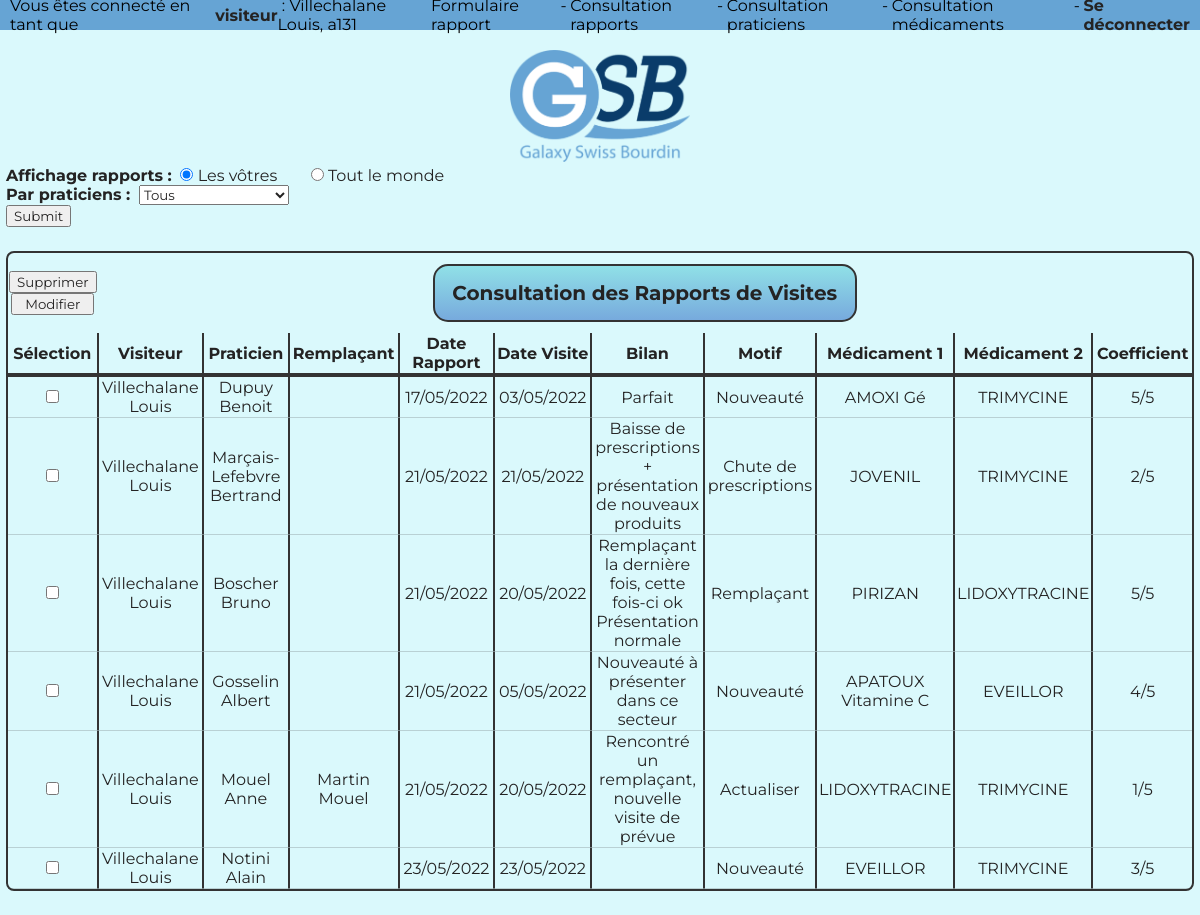
/visiteur/consultRapport.php (signed in), run on the app's committed database.
### tables this page shows
CREATE TABLE `visiteurs` (
  `visMatricule` varchar(10) NOT NULL,
  `visNom` text NOT NULL,
  `visPrenom` text NOT NULL,
  `visAdresse` text NOT NULL,
  `visCP` int(5) NOT NULL,
  `visVille` text NOT NULL,
  `visDateEmbauche` date NOT NULL
);

CREATE TABLE `rapportVisite` (
  `rapID` int(11) NOT NULL,
  `visMatricule` varchar(10) NOT NULL,
  `praID` int(11) NOT NULL,
  `remplaNom` text DEFAULT NULL,
  `rapDateRapport` timestamp NOT NULL DEFAULT '0000-00-00 00:00:00' ON UPDATE current_timestamp(),
  `rapDateVisite` date NOT NULL,
  `rapBilan` text NOT NULL,
  `rapMotif` text NOT NULL,
  `rapProduit1` varchar(10) NOT NULL,
  `rapProduit2` varchar(10) NOT NULL,
  `rapCoefConf` enum('1','2','3','4','5') NOT NULL
);

CREATE TABLE `praticiens` (
  `praID` int(11) NOT NULL,
  `praNom` text NOT NULL,
  `praPrenom` text NOT NULL,
  `praAdresse` text NOT NULL,
  `praCP` int(11) NOT NULL,
  `praVille` text NOT NULL,
  `praType` varchar(3) NOT NULL
);

CREATE TABLE `medicaments` (
  `medDepotlegal` varchar(10) NOT NULL,
  `medNomcommercial` text NOT NULL,
  `famCode` varchar(3) DEFAULT NULL,
  `medComposition` text NOT NULL,
  `medEffets` text NOT NULL,
  `medContreindic` text NOT NULL,
  `medPrixechantillon` float DEFAULT NULL
);

### visiteur/consultRapport.php (the view, shortened to what this page needs)
<?php
include("../includes/historique.inc.php");
if (!isset($_SESSION['reqSQLConsult'])) {
    $visMat = $_SESSION['IDuser'];
    $reqSQLconsultRap = "SELECT * FROM rapportVisite WHERE visMatricule='$visMat'";
    $resBDrapport = $connexion->query($reqSQLconsultRap);
    $rapportAll = $resBDrapport->fetchAll();
} else {
    $reqSQLconsultRap = $_SESSION['reqSQLConsult'];
    $resBDrapport = $connexion->query($reqSQLconsultRap);
    $rapportAll = $resBDrapport->fetchAll();
    unset($_SESSION['reqSQLConsult']);
}
?>
<!DOCTYPE html>
<html lang="fr">
<head>
    <link rel="stylesheet" type="text/css" href="../assets/css/css.css">
</head>
<body>
    <?php
    include("../includes/nav.inc.php");
    include("../includes/headerGSB.inc.php");
    include("filtrageRapportForm.php");
    ?>
    <form method='POST' name='supprRapport'>
        <table id="tableConsultRap">
            <thead>
                <tr>
                    <th colspan="1"><button formaction='supprRapport.php' onclick="return verifSuppression(this)">Supprimer</button><br><button formaction='modifRapportForm.php' style=" padding: 1px 12px;">Modifier</button></th>
                    <th colspan="10">
                        <div id="titreCR">Consultation des Rapports de Visites
                    </th>
                </tr>
                <tr>
                    <th class='BborderR'>Sélection</th>
                    <th width="150px" class='BborderM'>Visiteur</th>
                    <th width="150px" class='BborderM'>Praticien</th>
                    <th width="150px" class='BborderM'>Remplaçant</th>
                    <th width="150px" class='BborderM'>Date Rapport</th>
                    <th width="150px" class='BborderM'>Date Visite</th>
                    <th width="150px" class='BborderM'>Bilan</th>
                    <th width="150px" class='BborderM'>Motif</th>
                    <th width="150px" class='BborderM'>Médicament 1</th>
                    <th width="150px" class='BborderM'>Médicament 2</th>
                    <th width="150px" class='BborderL'>Coefficient</th>
                </tr>
            </thead>
            <?php
            foreach ($rapportAll as $occurence) {
                $dateRapport = date_format(new DateTime($occurence[4]), 'd/m/Y');
                $dateVisite = date_format(new DateTime($occurence[5]), 'd/m/Y');
                $visMatricule = $occurence[1];
                $reqSQLvisiteur = "SELECT * FROM visiteurs WHERE visMatricule ='$visMatricule'";
                $resBDvisiteur = $connexion->query($reqSQLvisiteur);
                $visiteur = $resBDvisiteur->fetch();
                $praID = $occurence[2];
                $reqSQLpraticien = "SELECT * FROM praticiens WHERE praID ='$praID'";
                $resBDpraticien = $connexion->query($reqSQLpraticien);
                $praticien = $resBDpraticien->fetch();
                $nomMedoc1 = $occurence[8];
                $reqSQLmedoc1 = "SELECT * FROM medicaments WHERE medDepotlegal ='$nomMedoc1'";
                $resBDmedoc1 = $connexion->query($reqSQLmedoc1);
                $medoc1 = $resBDmedoc1->fetch();
                $nomMedoc2 = $occurence[9];
                $reqSQLmedoc2 = "SELECT * FROM medicaments WHERE medDepotlegal ='$nomMedoc2'";
                $resBDmedoc2 = $connexion->query($reqSQLmedoc2);
                $medoc2 = $resBDmedoc2->fetch();
                switch ($occurence[7]) {
                    case "1":
                        $motif = "Actualiser";
                        break;
                    case "2":
                        $motif = "Nouveauté";
                        break;
                    case "3":
                        $motif = "Chute de prescriptions";
                        break;
                    case "4":
                        $motif = "Remplaçant";
                        break;
                }
                echo "
                <tr>";
                if ($_SESSION['IDuser'] == $occurence[1]) {
                    echo "<td class='borderR'><input type='checkbox' name='supprChecked[]' id='supprChecked' value='$occurence[0]'></td>";
                } else {
                    echo "<td class='borderR'></td>";
                }
                echo "
                    <td class='borderM'>$visiteur[1] $visiteur[2]</td>
                    <td class='borderM'>$praticien[1] $praticien[2]</td>
                    <td class='borderM'>$occurence[3]</td>
                    <td class='borderM'>$dateRapport</td>
                    <td class='borderM'>$dateVisite</td>
                    <td class='borderM'>$occurence[6]</td>
                    <td class='borderM'>$motif</td>
                    <td class='borderM'>$medoc1[1]</td>
                    <td class='borderM'>$medoc2[1]</td>
                    <td class='borderL'>$occurence[10]/5</td>
                </tr>
            ";
            }
            ?>
        </table>
    </form>
</body>
</html>

### includes/nav.inc.php (shortened to what this page needs)
<nav>
    <?php
    $IDuser = $_SESSION['IDuser'];
    $NIVuser = $_SESSION['NIVuser'];
    switch ($NIVuser) {
        case 1:
            $NIVnom = "visiteur";
            break;
    }
    $reqSQLvisiteur = "SELECT * FROM visiteurs WHERE visMatricule ='$IDuser'";
    $resBDvisiteur = $connexion->query($reqSQLvisiteur);
    $visiteur = $resBDvisiteur->fetch();
    $visNom = $visiteur[1];
    $visPrenom = $visiteur[2];
    echo "Vous êtes connecté en tant que <b>$NIVnom</b> : $visNom $visPrenom, $IDuser";
    ?>
    <div id="links">
        <a href="rapportForm.php">Formulaire rapport</a> &nbsp;
        <a href="consultRapport.php">Consultation rapports</a> &nbsp;
        <a href="consultPra.php">Consultation praticiens</a> &nbsp;
        <a href="consultMedoc.php">Consultation médicaments</a> &nbsp;
        <a href="../logout.php"><b>Se déconnecter</b></a>
    </div>
</nav>

### assets/css/css.css (style rules this page uses)
* { font-family: "Montserrat", Georgia, "Times New Roman", Times, serif; margin: 0px; color: #242323; text-decoration: none; }
* { scrollbar-width: none; }
body { background-color: #daf9fc; }
a { color: #2802ff; }
#titreCR { border: 2px solid #333; border-radius: 15px; background: linear-gradient(#90e0e7, #77aadd); padding: 15px 10px 15px 10px; width: 400px; text-align: center; font-size: 20px; margin: 10px; margin-left: auto; margin-right: auto; }
#tableConsultRap { border: 2px solid #333; border-spacing: 0px; border-radius: 8px; text-align: center; margin-top: 2%; margin-bottom: 2%; margin-left: auto; margin-right: auto; max-width: 99%; }
.BborderR { border-right: 1px solid #333; border-bottom: 4px solid #333; }
.BborderL { border-left: 1px solid #333; border-bottom: 4px solid #333; }
.BborderM { border-right: 1px solid #333; border-left: 1px solid #333; border-bottom: 4px solid #333; }
.borderR { border-right: 1px solid #333; border-bottom: 1px solid rgba(51, 51, 51, 0.2); }
.borderL { border-left: 1px solid #333; border-bottom: 1px solid rgba(51, 51, 51, 0.2); }
.borderM { border-right: 1px solid #333; border-left: 1px solid #333; border-bottom: 1px solid rgba(51, 51, 51, 0.2); }
nav { background: #66a4d4; color: #000000; height: 30px; padding: 0px 10px 0px 10px; display: flex; align-items: center; }
#links { display: inline-flex; float: right; margin-left: auto; color: #000000; }
#links a { color: #000000; }

### data on the page
visiteurs: visPrenom "Louis"
rapportvisite: visMatricule.visNom "Villechalane", visMatricule.visPrenom "Louis", praID.praNom "Dupuy", praID.praPrenom "Benoit", rapDateRapport "17/05/2022", rapDateVisite "03/05/2022", rapBilan "Parfait", rapMotif "Nouveauté", rapProduit1.medNomcommercial "AMOXI Gé", rapProduit2.medNomcommercial "TRIMYCINE", rapCoefConf "5"
rapportvisite: visMatricule.visNom "Villechalane", visMatricule.visPrenom "Louis", praID.praNom "Marçais-Lefebvre", praID.praPrenom "Bertrand", rapDateRapport "21/05/2022", rapDateVisite "21/05/2022", rapBilan "Baisse de prescriptions + présentation de nouveaux produits", rapMotif "Chute de prescriptions", rapProduit1.medNomcommercial "JOVENIL", rapProduit2.medNomcommercial "TRIMYCINE", rapCoefConf "2"
rapportvisite: visMatricule.visNom "Villechalane", visMatricule.visPrenom "Louis", praID.praNom "Boscher", praID.praPrenom "Bruno", rapDateRapport "21/05/2022", rapDateVisite "20/05/2022", rapBilan "Remplaçant la dernière fois, cette fois-ci ok Présentation normale", rapMotif "Remplaçant", rapProduit1.medNomcommercial "PIRIZAN", rapProduit2.medNomcommercial "LIDOXYTRACINE", rapCoefConf "5"
rapportvisite: visMatricule.visNom "Villechalane", visMatricule.visPrenom "Louis", praID.praNom "Gosselin", praID.praPrenom "Albert", rapDateRapport "21/05/2022", rapDateVisite "05/05/2022", rapBilan "Nouveauté à présenter dans ce secteur", rapMotif "Nouveauté", rapProduit1.medNomcommercial "APATOUX Vitamine C", rapProduit2.medNomcommercial "EVEILLOR", rapCoefConf "4"
rapportvisite: visMatricule.visNom "Villechalane", visMatricule.visPrenom "Louis", praID.praNom "Mouel", praID.praPrenom "Anne", remplaNom "Martin Mouel", rapDateRapport "21/05/2022", rapDateVisite "20/05/2022", rapBilan "Rencontré un remplaçant, nouvelle visite de prévue", rapMotif "Actualiser", rapProduit1.medNomcommercial "LIDOXYTRACINE", rapProduit2.medNomcommercial "TRIMYCINE", rapCoefConf "1"
rapportvisite: visMatricule.visNom "Villechalane", visMatricule.visPrenom "Louis", praID.praNom "Notini", praID.praPrenom "Alain", rapDateRapport "23/05/2022", rapDateVisite "23/05/2022", rapMotif "Nouveauté", rapProduit1.medNomcommercial "EVEILLOR", rapProduit2.medNomcommercial "TRIMYCINE", rapCoefConf "3"

### other printed values
$NIVnom "visiteur"
$IDuser "a131"
